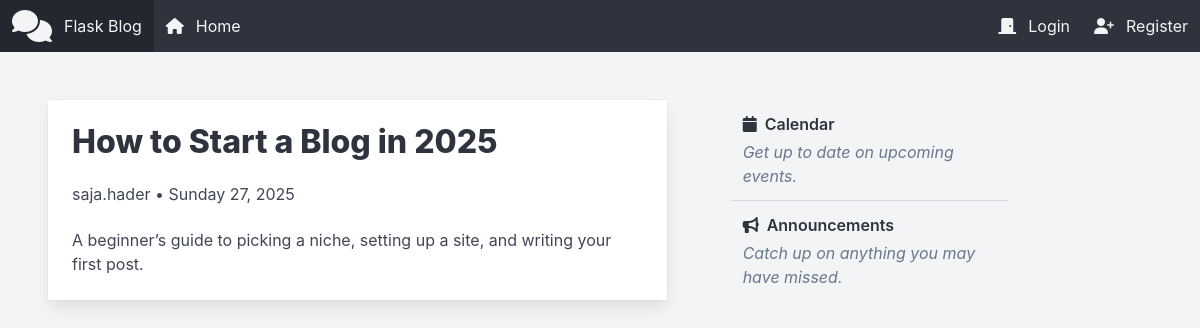
/post/1, run on the app's committed database.
### app/utils/models/Post.py (models this page shows, shortened)
class Post(db.Model):
    __tablename__ = "posts"
    id = db.Column(db.Integer, primary_key=True)
    title = db.Column(db.String(100), nullable=False)
    date_posted = db.Column(db.DateTime, default=lambda: datetime.now(timezone.utc))
    content = db.Column(db.Text, nullable=False)
    user_id = db.Column(db.Integer, db.ForeignKey("users.id"), nullable=False)
    author = db.relationship("User", back_populates="posts")

### app/utils/models/User.py (models this page shows, shortened)
class User(db.Model, UserMixin):
    __tablename__ = "users"
    id = db.Column(db.Integer, primary_key=True)
    username = db.Column(db.String(20), unique=True, nullable=False)
    email = db.Column(db.String(120), unique=True, nullable=False)
    password = db.Column(db.String(60), nullable=False)
    posts = db.relationship("Post", back_populates="author", lazy="select")

### app/routes/post/web_routes.py (the view)
@bp_post_web.route("/<int:post_id>")
def post_page(post_id):
    post = Post.query.filter_by(id=post_id).first()
    if not post:
        abort(404)
    return render_template("single-post.html", title=post.title, post=post)

### app/templates/post/single-post.html (shortened to what this page needs)
{% extends 'layout/base.html' %}
{% block content %}
    {% include './post/_post.html' %}
{% endblock content %}

### app/templates/post/_post.html (shortened to what this page needs)
<div class="card is-radiusless">
    <div class="card-content">
        <p class="title is-spaced">
            <a href='{{ url_for("post_web.post_page", post_id=post.id) }}'
               class="has-text-inherit">
                {{ post.title }}
            </a>
        </p>
        <p class="subtitle is-6">
            <a href="#" class="has-text-inherit">
                {{ post.author.username }}
            </a>
            • {{ post.date_posted.strftime("%A %d, %Y") }}
        </p>
        <p class="block has-text-inherit">
            {{ post.content }}
        </p>
    </div>
</div>

### data on the page
Post: title "How to Start a Blog in 2025", date_posted "Sunday 27, 2025", content "A beginner’s guide to picking a niche, setting up a site, and writing your first post."
User: author.username "saja.hader"
